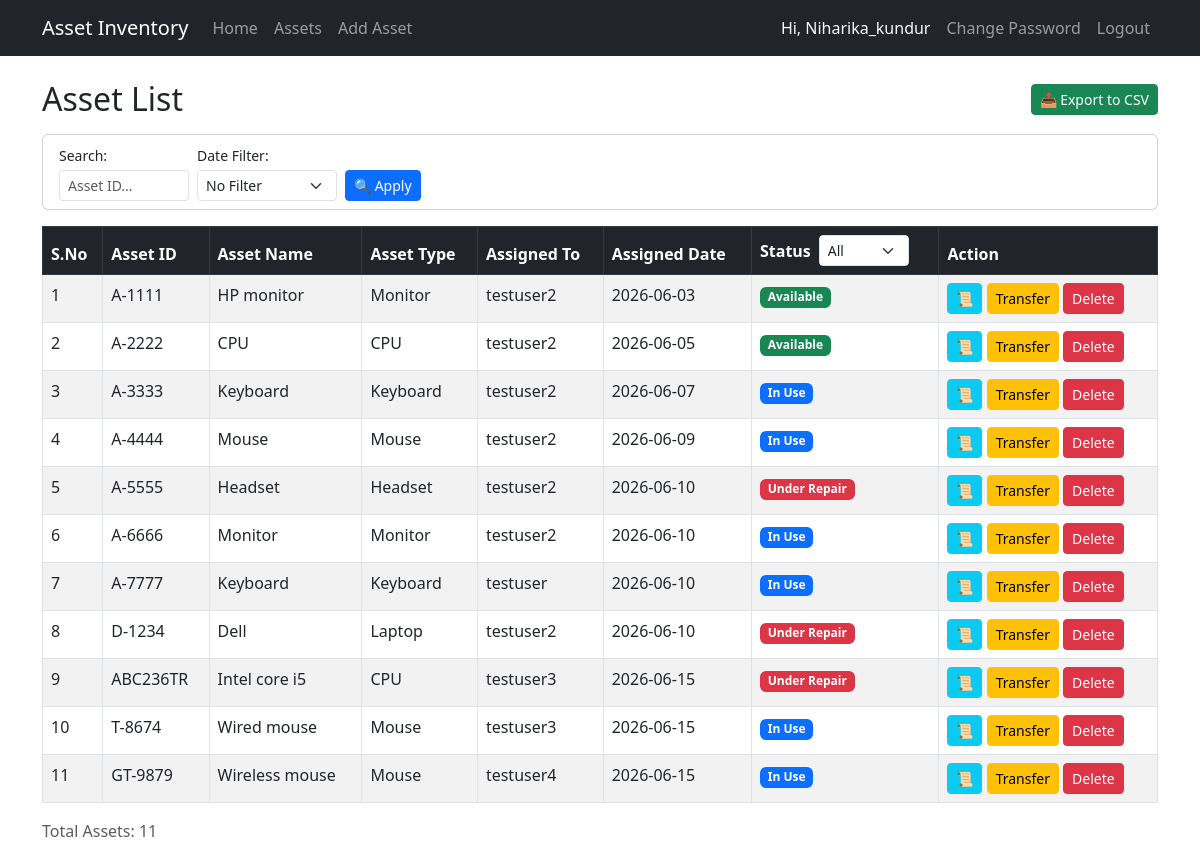
The app's page /assets/ (signed in) with its own data.
### assets/models.py (models this page shows, shortened)
class Asset(models.Model):
    asset_id = models.CharField(max_length=50, unique=True)
    asset_name = models.CharField(max_length=100)
    asset_type = models.CharField(max_length=50)
    assigned_to = models.CharField(max_length=100)
    status = models.CharField(max_length=20, default='Available')
    assigned_date = models.DateField(default=timezone.now)

### assets/views.py (the view)
# urls.py: path('assets/', views.asset_list, name='asset_list'),
@login_required
def asset_list(request):
    selected_status = request.GET.get('status', '')
    search_query = request.GET.get('search', '')
    date_filter_type = request.GET.get('date_filter', '')
    assigned_on = request.GET.get('assigned_on', '')
    date_from = request.GET.get('date_from', '')
    date_to = request.GET.get('date_to', '')
    if request.user.is_superuser:
        base_assets = Asset.objects.all()
    else:
        base_assets = Asset.objects.filter(assigned_to=request.user.username)
    if search_query:
        base_assets = base_assets.filter(asset_id__icontains=search_query)
    if date_filter_type == 'on' and assigned_on:
        base_assets = base_assets.filter(assigned_date=assigned_on)
    elif date_filter_type == 'between' and date_from and date_to:
        base_assets = base_assets.filter(assigned_date__gte=date_from, assigned_date__lte=date_to)
    available_statuses = (
        base_assets.values_list('status', flat=True)
        .distinct()
        .order_by('status')
    )
    assets = base_assets
    if selected_status:
        assets = assets.filter(status=selected_status)
    return render(
        request,
        'asset_list.html',
        {
            'assets': assets,
            'available_statuses': available_statuses,
            'selected_status': selected_status,
            'search_query': search_query,
            'date_filter_type': date_filter_type,
            'assigned_on': assigned_on,
            'date_from': date_from,
            'date_to': date_to,
        }
    )

### assets/templates/asset_list.html (shortened to what this page needs)
{% extends 'base.html' %}
{% block content %}
<div class="d-flex justify-content-between align-items-center mb-3">
    <h2 class="mb-0">Asset List</h2>
    <a href="{% url 'export_assets' %}" class="btn btn-success btn-sm">📥 Export to CSV</a>
</div>
<div class="card mb-3">
    <div class="card-body py-2">
        <form method="GET" class="row g-2 align-items-end">
            <div class="col-auto">
                <label class="form-label small mb-1">Search:</label>
                <input type="text" name="search" class="form-control form-control-sm"
                       placeholder="Asset ID..." value="{{ search_query }}" style="width: 130px;">
            </div>
            <div class="col-auto">
                <label class="form-label small mb-1">Date Filter:</label>
                <select name="date_filter" class="form-select form-select-sm" onchange="toggleDateFields(this.value)" style="width: 140px;">
                    <option value="">No Filter</option>
                </select>
            </div>
            <div class="col-auto">
                <button type="submit" class="btn btn-primary btn-sm">🔍 Apply</button>
            </div>
        </form>
    </div>
</div>
{% if assets %}
<table class="table table-striped table-bordered mt-3">
    <thead class="table-dark">
        <tr>
            <th>S.No</th>
            <th>Asset ID</th>
            <th>Asset Name</th>
            <th>Asset Type</th>
            <th>Assigned To</th>
            <th>Assigned Date</th>
            <th>
                <form method="GET" class="d-flex align-items-center gap-2 m-0">
                    <span>Status</span>
                    <select name="status" class="form-select form-select-sm" style="width: auto; max-width: 90px;" onchange="this.form.submit()">
                        <option value="">All</option>
                    </select>
                </form>
            </th>
            {% if user.is_superuser %}<th>Action</th>{% endif %}
        </tr>
    </thead>
    <tbody>
        {% for asset in assets %}
        <tr>
            <td>{{ forloop.counter }}</td>
            <td>{{ asset.asset_id }}</td>
            <td>{{ asset.asset_name }}</td>
            <td>{{ asset.asset_type }}</td>
            <td>{{ asset.assigned_to }}</td>
            <td>{{ asset.assigned_date|date:"Y-m-d" }}</td>
            <td>
                {% if asset.status == 'Available' %}
                <span class="badge bg-success">{{ asset.status }}</span>
                {% elif asset.status == 'In Use' %}
                <span class="badge bg-primary">{{ asset.status }}</span>
                {% elif asset.status == 'Under Repair' %}
                <span class="badge bg-danger">{{ asset.status }}</span>
                {% else %}
                <span class="badge bg-secondary">{{ asset.status }}</span>
                {% endif %}
            </td>
            {% if user.is_superuser %}
            <td>
            <a href="{% url 'asset_history' asset.id %}" class="btn btn-info btn-sm" title="View History">📜</a>
            <a href="{% url 'edit_asset' asset.id %}" class="btn btn-warning btn-sm">Transfer</a>
            <button type="button" class="btn btn-danger btn-sm" data-bs-toggle="modal" data-bs-target="#deleteModal{{ asset.id }}">Delete</button>
            </td>
            {% endif %}
        </tr>
        {% endfor %}
    </tbody>
</table>
<p class="text-muted">Total Assets: {{ assets|length }}</p>
{% endif %}
{% endblock %}

### assets/templates/base.html (shortened to what this page needs)
<!DOCTYPE html>
<html lang="en">
<head>
    <link href="https://cdn.jsdelivr.net/npm/bootstrap@5.3.0/dist/css/bootstrap.min.css" rel="stylesheet">
</head>
<body>
    <nav class="navbar navbar-expand-lg navbar-dark bg-dark mb-4">
        <div class="container">
            <a class="navbar-brand" href="{% url 'home' %}">Asset Inventory</a>
            <div class="navbar-nav">
                <a class="nav-link" href="{% url 'home' %}">Home</a>
                <a class="nav-link" href="{% url 'asset_list' %}">Assets</a>
                <a class="nav-link" href="{% url 'add_asset' %}">Add Asset</a>
            </div>
            <div class="navbar-nav ms-auto">
                {% if user.is_authenticated %}
                <span class="nav-link text-light">Hi, {{ user.username }}</span>
                <a class="nav-link" href="{% url 'change_password' %}">Change Password</a>
                <form method="POST" action="{% url 'logout' %}" class="d-inline">
                    <button type="submit" class="nav-link btn btn-link" style="cursor: pointer;">Logout</button>
                </form>
                {% else %}
                <a class="nav-link" href="{% url 'login' %}">Login</a>
                {% endif %}
            </div>
        </div>
    </nav>
    <div class="container">
        {% block content %}
        {% endblock %}
    </div>
</body>
</html>

### records on screen
Asset: asset_id "A-1111", asset_name "HP monitor", asset_type "Monitor", assigned_to "testuser2", assigned_date "2026-06-03", status "Available"
Asset: asset_id "A-2222", asset_name "CPU", asset_type "CPU", assigned_to "testuser2", assigned_date "2026-06-05", status "Available"
Asset: asset_id "A-3333", asset_name "Keyboard", asset_type "Keyboard", assigned_to "testuser2", assigned_date "2026-06-07", status "In Use"
Asset: asset_id "A-4444", asset_name "Mouse", asset_type "Mouse", assigned_to "testuser2", assigned_date "2026-06-09", status "In Use"
Asset: asset_id "A-5555", asset_name "Headset", asset_type "Headset", assigned_to "testuser2", assigned_date "2026-06-10", status "Under Repair"
Asset: asset_id "A-6666", asset_name "Monitor", asset_type "Monitor", assigned_to "testuser2", assigned_date "2026-06-10", status "In Use"
Asset: asset_id "A-7777", asset_name "Keyboard", asset_type "Keyboard", assigned_to "testuser", assigned_date "2026-06-10", status "In Use"
Asset: asset_id "D-1234", asset_name "Dell", asset_type "Laptop", assigned_to "testuser2", assigned_date "2026-06-10", status "Under Repair"
Asset: asset_id "ABC236TR", asset_name "Intel core i5", asset_type "CPU", assigned_to "testuser3", assigned_date "2026-06-15", status "Under Repair"
Asset: asset_id "T-8674", asset_name "Wired mouse", asset_type "Mouse", assigned_to "testuser3", assigned_date "2026-06-15", status "In Use"
Asset: asset_id "GT-9879", asset_name "Wireless mouse", asset_type "Mouse", assigned_to "testuser4", assigned_date "2026-06-15", status "In Use"

### other values on screen
{{ user.username }} "Niharika_kundur"
{{ assets|length }} "11"
